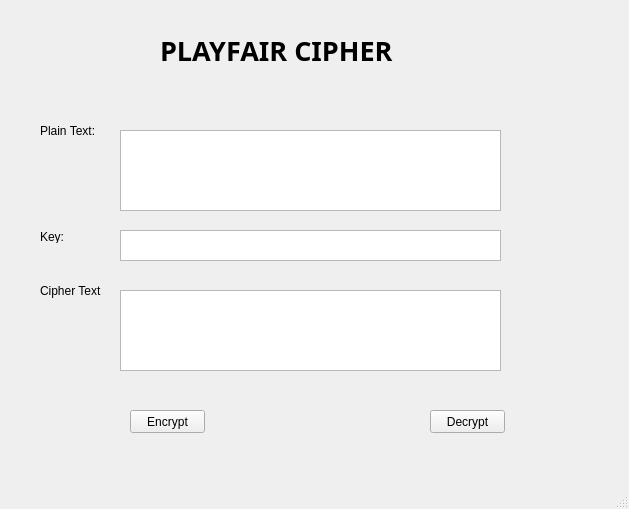
<?xml version="1.0" encoding="UTF-8"?>
<ui version="4.0">
 <class>MainWindow</class>
 <widget class="QMainWindow" name="MainWindow">
  <property name="geometry">
   <rect>
    <x>0</x>
    <y>0</y>
    <width>629</width>
    <height>509</height>
   </rect>
  </property>
  <property name="windowTitle">
   <string>MainWindow</string>
  </property>
  <widget class="QWidget" name="centralwidget">
   <widget class="QLabel" name="lbl_caesarCipher">
    <property name="geometry">
     <rect>
      <x>160</x>
      <y>30</y>
      <width>321</width>
      <height>41</height>
     </rect>
    </property>
    <property name="font">
     <font>
      <family>.VnArial</family>
      <pointsize>20</pointsize>
      <weight>75</weight>
      <bold>true</bold>
     </font>
    </property>
    <property name="text">
     <string>PLAYFAIR CIPHER</string>
    </property>
   </widget>
   <widget class="QLabel" name="lbl_plainText">
    <property name="geometry">
     <rect>
      <x>40</x>
      <y>120</y>
      <width>61</width>
      <height>21</height>
     </rect>
    </property>
    <property name="text">
     <string>Plain Text:</string>
    </property>
   </widget>
   <widget class="QLabel" name="lbl_cipherText">
    <property name="geometry">
     <rect>
      <x>40</x>
      <y>280</y>
      <width>61</width>
      <height>21</height>
     </rect>
    </property>
    <property name="text">
     <string>Cipher Text:</string>
    </property>
   </widget>
   <widget class="QLabel" name="lbl_key">
    <property name="geometry">
     <rect>
      <x>40</x>
      <y>230</y>
      <width>47</width>
      <height>13</height>
     </rect>
    </property>
    <property name="text">
     <string>Key:</string>
    </property>
   </widget>
   <widget class="QPushButton" name="btn_decrypt">
    <property name="geometry">
     <rect>
      <x>430</x>
      <y>410</y>
      <width>75</width>
      <height>23</height>
     </rect>
    </property>
    <property name="text">
     <string>Decrypt</string>
    </property>
   </widget>
   <widget class="QPushButton" name="btn_encrypt">
    <property name="geometry">
     <rect>
      <x>130</x>
      <y>410</y>
      <width>75</width>
      <height>23</height>
     </rect>
    </property>
    <property name="text">
     <string>Encrypt</string>
    </property>
   </widget>
   <widget class="QPlainTextEdit" name="txt_plainText">
    <property name="geometry">
     <rect>
      <x>120</x>
      <y>130</y>
      <width>381</width>
      <height>81</height>
     </rect>
    </property>
   </widget>
   <widget class="QPlainTextEdit" name="txt_cipherText">
    <property name="geometry">
     <rect>
      <x>120</x>
      <y>290</y>
      <width>381</width>
      <height>81</height>
     </rect>
    </property>
   </widget>
   <widget class="QPlainTextEdit" name="txt_key">
    <property name="geometry">
     <rect>
      <x>120</x>
      <y>230</y>
      <width>381</width>
      <height>31</height>
     </rect>
    </property>
   </widget>
  </widget>
  <widget class="QMenuBar" name="menubar">
   <property name="geometry">
    <rect>
     <x>0</x>
     <y>0</y>
     <width>573</width>
     <height>26</height>
    </rect>
   </property>
  </widget>
  <widget class="QStatusBar" name="statusbar"/>
 </widget>
 <resources/>
 <connections/>
</ui>
